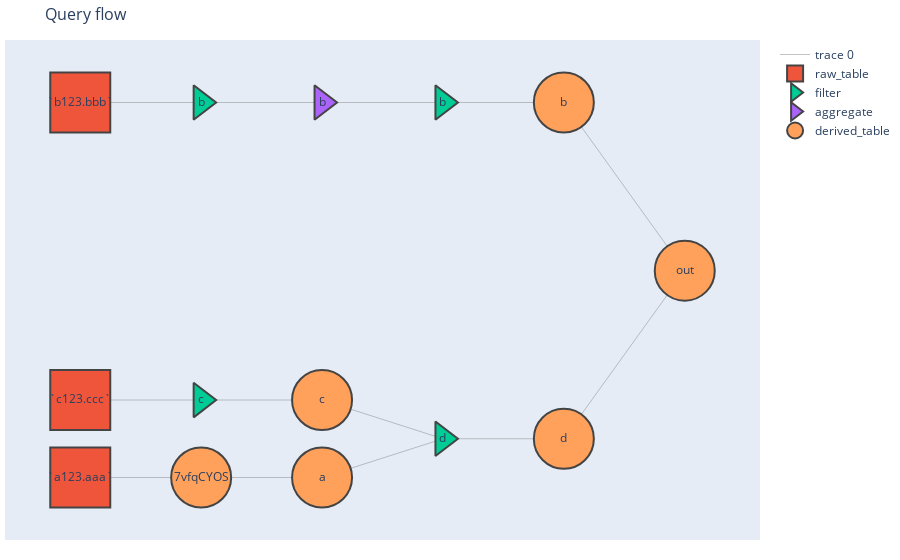

The code cell stored with this chart in its notebook:
### Code cell
test_query_obj_2 = SelectQuery(subq_test_q_2)
test_query_obj_2.parse_select_query()
test_query_obj_2.plot_query()

### Figure 1 — Plotly figure (JSON) as saved in the notebook; plotly's stock layout.template omitted (floating-point values rounded to 4 significant figures)
{"data": [{"hoverinfo": "none", "line": {"color": "#888", "width": 0.5}, "mode": "lines", "type": "scatter", "x": [-20, -15, null, -25, -20, null, -25, -20, null, -25, -20, null, -15, -10, null, -5, 0, null, -15, -10, null, -10, -5, null, -20, -15, null, -15, -10, null, -20, -15, null, -5, 0, null, -10, -5, null], "y": [-0.6152, -0.6152, null, -0.6152, -0.6152, null, 0.5, 0.5, null, -0.3848, -0.3848, null, -0.6152, -0.5, null, 0.5, 0, null, 0.5, 0.5, null, 0.5, 0.5, null, 0.5, 0.5, null, -0.3848, -0.5, null, -0.3848, -0.3848, null, -0.5, 0, null, -0.5, -0.5, null]}, {"hovertemplate": "%{hovertext}", "hovertext": ["<b>`a123.aaa`</b> (`a123.aaa`) <br><b>raw_table</b>: <br><br><b>Successors</b>: 7vfqCYOS<br>", "<b>`b123.bbb`</b> (`b123.bbb`) <br><b>raw_table</b>: <br><br><b>Successors</b>: b_where<br>", "<b>`c123.ccc`</b> (`c123.ccc`) <br><b>raw_table</b>: <br><br><b>Successors</b>: c_where<br>"], "marker": {"line": {"width": 2}, "size": 60, "symbol": "square"}, "mode": "markers+text", "name": "raw_table", "text": ["`a123.aaa`", "`b123.bbb`", "`c123.ccc`"], "type": "scatter", "x": [-25, -25, -25], "y": [-0.6152, 0.5, -0.3848]}, {"hovertemplate": "%{hovertext}", "hovertext": ["<b>b</b> (b_having) <br><b>filter</b>: sum(bb)>2<br><br><b>Predecessors</b>: b_group<br><br><b>Successors</b>: b<br>", "<b>b</b> (b_where) <br><b>filter</b>: b1 > 2 and (b2 < 3 or b2 >5)<br><br><b>Predecessors</b>: `b123.bbb`<br><br><b>Successors</b>: b_group<br>", "<b>c</b> (c_where) <br><b>filter</b>: c1<c2<br><br><b>Predecessors</b>: `c123.ccc`<br><br><b>Successors</b>: c<br>", "<b>d</b> (d_where) <br><b>filter</b>: c1<aa_ind<br><br><b>Predecessors</b>: a,c<br>combine type: join<br>c(c):left join on a.a_id = c.c_id<br><br><b>Successors</b>: d<br>"], "marker": {"line": {"width": 2}, "size": 30, "symbol": "triangle-right"}, "mode": "markers+text", "name": "filter", "text": ["b", "b", "c", "d"], "type": "scatter", "x": [-10, -20, -20, -10], "y": [0.5, 0.5, -0.3848, -0.5]}, {"hovertemplate": "%{hovertext}", "hovertext": ["<b>b</b> (b_group) <br><b>aggregate</b>: by b_id,b1<br><br><b>Predecessors</b>: b_where<br><br><b>Successors</b>: b_having<br>"], "marker": {"line": {"width": 2}, "size": 30, "symbol": "triangle-right"}, "mode": "markers+text", "name": "aggregate", "text": ["b"], "type": "scatter", "x": [-15], "y": [0.5]}, {"hovertemplate": "%{hovertext}", "hovertext": ["<b>7vfqCYOS</b> (7vfqCYOS) <br><b>derived_table</b>: <br><b>columns:</b> \n  *=q.*\n<br><br><b>Predecessors</b>: `a123.aaa`<br><br><b>Successors</b>: a<br>", "<b>a</b> (a) <br><b>derived_table</b>: <br><b>columns:</b> \n  a_id=a_id1,<br>\n  aa_ind=case when aa = 'a1' and a2=3 then 1 else 0 end\n<br><br><b>Predecessors</b>: 7vfqCYOS<br><br><b>Successors</b>: d_where<br>", "<b>b</b> (b) <br><b>derived_table</b>: <br><b>columns:</b> \n  b_id=b_id,<br>\n  b1=b1,<br>\n  bb_sum=sum(bb)\n<br><br><b>Predecessors</b>: b_having<br><br><b>Successors</b>: out<br>", "<b>c</b> (c) <br><b>derived_table</b>: <br><b>columns:</b> \n  c_id=c_id,<br>\n  c1=c1,<br>\n  c2=c2\n<br><br><b>Predecessors</b>: c_where<br><br><b>Successors</b>: d_where<br>", "<b>d</b> (d) <br><b>derived_table</b>: <br><b>columns:</b> \n  a_id=a_id,<br>\n  aa_ind=case when aa_ind>c2 then aa_ind else c2 end\n<br><br><b>Predecessors</b>: d_where<br><br><b>Successors</b>: out<br>", "<b>out</b> (out) <br><b>derived_table</b>: <br><b>columns:</b> \n  a_id=d.a_id,<br>\n  a_ind=d.a_ind,<br>\n  b_sum=b.b_sum\n<br><br><b>Predecessors</b>: d,b<br>combine type: join<br>b(b):left join on d.a_id = b.b_id<br>"], "marker": {"line": {"width": 2}, "size": 60, "symbol": "circle"}, "mode": "markers+text", "name": "derived_table", "text": ["7vfqCYOS", "a", "b", "c", "d", "out"], "type": "scatter", "x": [-20, -15, -5, -15, -5, 0], "y": [-0.6152, -0.6152, 0.5, -0.3848, -0.5, 0]}], "layout": {"hovermode": "closest", "margin": {"b": 20, "l": 5, "r": 5, "t": 40}, "showlegend": true, "title": {"font": {"size": 16}, "text": "Query flow"}, "xaxis": {"showgrid": false, "showticklabels": false, "zeroline": false}, "yaxis": {"showgrid": false, "showticklabels": false, "zeroline": false}}}
